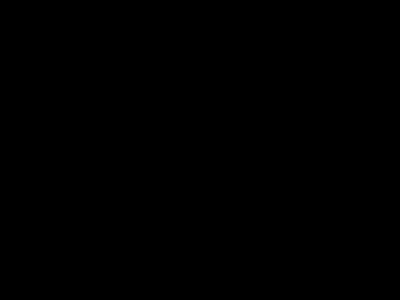
Frame 1 (no input)
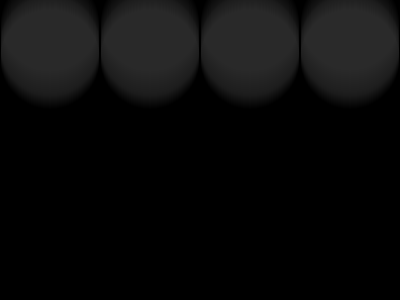
Frame 60 (no input)
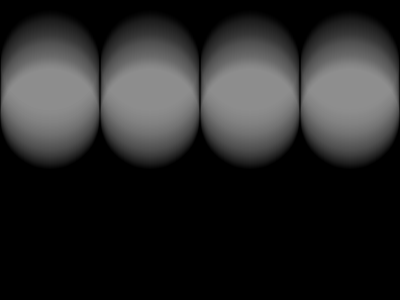
Frame 120 (the mouse pressed at the canvas centre since frame 60)

The p5.js sketch that drew these frames (run headless with seeded random() and noise() and a simulated clock; from frame 60 on, the mouse is pressed at the canvas centre):

// p5.js sketch
// ── sketch.js
let obj1 = {
  x: 0,
  y: 0,
}
let obj2 = {
  x: 100,
  y: 0,
}
let obj3 = {
  x: 200,
  y: 0,
}
let obj4 = {
  x: 300,
  y: 0,
}
let a_gray = 0;
let a_alpha = 5;

function setup() {
  createCanvas(400, 300);
  noStroke();
  background(0);
}

function mousePressed() {
  background(0);
}

function draw() {
  draw_ob(obj1);
  draw_ob(obj2);
  draw_ob(obj3);
  draw_ob(obj4);
}

function draw_ob(ob) {
  fill(a_gray, a_alpha);
  circle(ob.x + 50, ob.y, 100);
  
  ob.y = (ob.y + 1) % (height + 0);
  
  a_gray = (a_gray + 0.5) % 255;
}

// https://editor.p5js.org/jht1493/sketches/dzRc5bh1h
// 2.2 - variable edge draw_obj y 4 height

// https://editor.p5js.org/jht1493/sketches/IDzmRpEKu
// 2.2 - variable edge draw_obj y 4

// https://editor.p5js.org/jht1493/sketches/G2sHkNwFo
// 2.2 - variable edge draw_obj 3 alpha 1 gray 0

// https://editor.p5js.org/jht1493/sketches/nFRMBGVaU
// 2.2 - variable edge draw_obj 3 alpha 1

// https://editor.p5js.org/jht1493/sketches/58CvXXSE8
// 2.2 - variable edge draw_obj 3 alpha 5

// https://editor.p5js.org/jht1493/sketches/GJWDvxs6d
// 2.2 - variable edge draw_obj 3 alpha

// https://editor.p5js.org/jht1493/sketches/g_NFzcbcq
// 2.2 - variable edge draw_obj 3

// https://editor.p5js.org/jht1493/sketches/nDGl7usRr
// 2.2 - variable edge draw_obj

// https://editor.p5js.org/jht1493/sketches/y98Qq3YM9
// 2.2 - variable edge obj 2

// https://editor.p5js.org/jht1493/sketches/Kik0LOIug
// 2.2 - variable edge obj

// https://editor.p5js.org/jht1493/sketches/I69gHq4bl
// p5js Code! - 2.2 - variable edge full

// https://editor.p5js.org/jht1493/sketches/PEuN_WPty
// p5js Code! - 2.2 - make your own variable edge

// https://editor.p5js.org/jht1493/sketches/HtESWWNTa
// p5js Code! - 2.2 - make your own variable remainder

// Make Your Own (Make Your Own Variable)
// Code! Programming with p5.js
// The Coding Train / Daniel Shiffman
// https://thecodingtrain.com/beginners/p5js/2.2-make-your-own.html
// https://youtu.be/dRhXIIFp-ys

// Make Your Own Variable: https://editor.p5js.org/codingtrain/sketches/xPXNdPy17
// Growing Circle Exercise: https://editor.p5js.org/codingtrain/sketches/ehbMJ-otC
